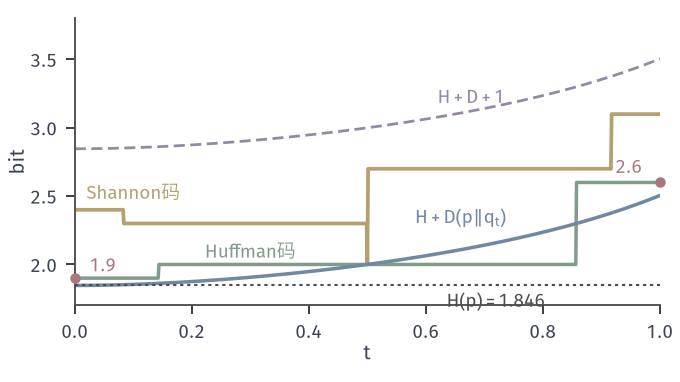

Source code (Python):
from pathlib import Path
import sys
HERE = Path(__file__).resolve().parent
sys.path.insert(0, str(HERE.parent/"lossless-common"))
from lossless_fig import *
# Actual source p = (0.4,0.3,0.2,0.1); design model q_t = (1-t) p + t r with r = (0.1,0.2,0.3,0.4).
# Average length under p of the Shannon code designed for q_t (yellow), of the Huffman code designed for q_t
# (green), and the curves H(p)+D(p||q_t) (blue) and H(p)+D(p||q_t)+1 (purple dashed);
# at t=1 the Huffman code for r has lengths (3,3,2,1) giving 0.4*3+0.3*3+0.2*2+0.1*1 = 2.6.
r = P[::-1]
ts = np.linspace(0, 1, 801)
Ls, Lh, D = [], [], []
for t in ts:
    q = (1-t)*P + t*r
    Ls.append(float((P*np.ceil(-np.log2(q)-1e-12)).sum()))
    Lh.append(float((P*huffman_lengths(q)).sum()))
    D.append(float((P*np.log2(P/q)).sum()))
Ls, Lh, D = map(np.array, (Ls, Lh, D))
fig, ax = figure(width_mm=96, height_mm=54)
panel(fig, left=.11, right=.97, bottom=.2, top=.95)
ax.plot(ts, H+D+1, color=PURPLE, lw=1.1, ls=DASH)
ax.plot(ts, Ls, color=YELLOW, lw=1.5)
ax.plot(ts, Lh, color=GREEN, lw=1.4)
ax.plot(ts, H+D, color=BLUE, lw=1.4)
ax.axhline(H, color=STROKE, lw=.85, ls=DOT)
dot(ax, 0, Lh[0]); dot(ax, 1, Lh[-1])
ax.set_xlim(0, 1); ax.set_ylim(1.7, 3.8)
lab(ax, .72, H-.05, r'$H(p)=1.846$', STROKE, ha='center', va='top')
lab(ax, .62, (H+D+1)[500]+.1, r'$H+D+1$', PURPLE)
lab(ax, .66, 2.3, r'$H+D(p\Vert q_t)$', BLUE, ha='center')
lab(ax, .1, 2.48, 'Shannon码', YELLOW, ha='center')
lab(ax, .3, 2.05, 'Huffman码', GREEN, ha='center')
lab(ax, .025, Lh[0]+.05, '1.9', RED); lab(ax, .97, Lh[-1]+.07, '2.6', RED, ha='right')
ax.set_xlabel('$t$', labelpad=1); ax.set_ylabel('bit', labelpad=1)
save(fig, HERE, 'figure', {'L_huff_t0': Lh[0], 'L_huff_t1': Lh[-1], 'D_t1': D[-1], 'L_shannon_t1': Ls[-1]})
